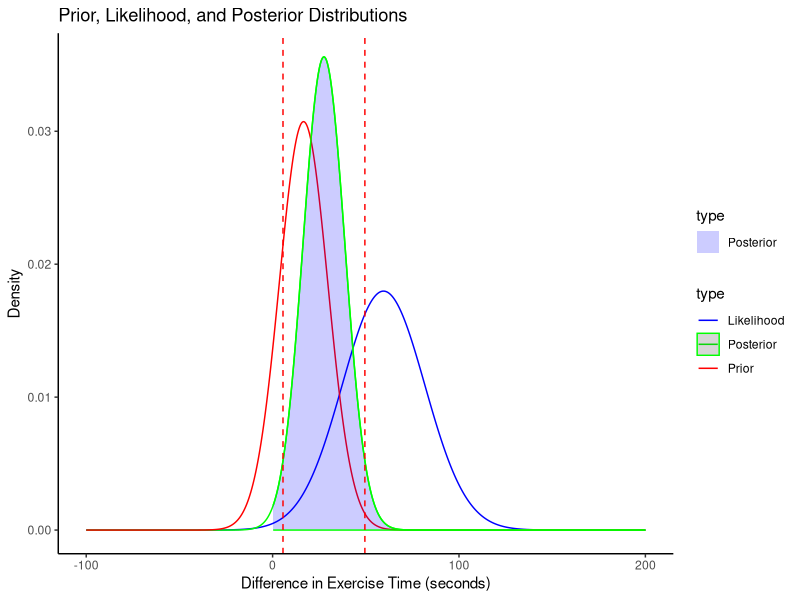

The R source for this figure:
## ---- chunk 1
knitr::opts_chunk$set(echo = TRUE)
## ---- chunk 2
# Load necessary libraries
library(ggplot2)

# Prior information based on historical data (2018 group)
prior_mean_diff <- 16.6  # Mean difference in exercise time (PCI - Placebo)
prior_ci_width <- 42.0 - (-8.9)  # Width of the CI
prior_sd_diff <- (prior_ci_width / 2) / 1.96  # Estimating SD from CI

# Likelihood information based on new data (2023 group)
likelihood_mean_diff <- 59.5  # Mean difference in exercise time (PCI - Placebo)
likelihood_ci_width <- 103 - 16  # Width of the CI
likelihood_sd_diff <- (likelihood_ci_width / 2) / 1.96  # Estimating SD from CI

# Posterior distribution calculations
posterior_variance_diff <- 1 / ((1 / prior_sd_diff^2) + (1 / likelihood_sd_diff^2))
posterior_mean_diff <- posterior_variance_diff * ((prior_mean_diff / prior_sd_diff^2) + (likelihood_mean_diff / likelihood_sd_diff^2))
posterior_sd_diff <- sqrt(posterior_variance_diff)

# Generating data for plotting
x_values <- seq(-100, 200, length.out = 1000)
prior_data <- data.frame(x = x_values, y = dnorm(x_values, mean = prior_mean_diff, sd = prior_sd_diff), type = "Prior")
likelihood_data <- data.frame(x = x_values, y = dnorm(x_values, mean = likelihood_mean_diff, sd = likelihood_sd_diff), type = "Likelihood")
posterior_data <- data.frame(x = x_values, y = dnorm(x_values, mean = posterior_mean_diff, sd = posterior_sd_diff), type = "Posterior")

# Combine data
combined_data <- rbind(prior_data, likelihood_data, posterior_data)

# Calculate the 95% credible intervals for the posterior
ci_lower <- posterior_mean_diff - qnorm(0.975) * posterior_sd_diff
ci_upper <- posterior_mean_diff + qnorm(0.975) * posterior_sd_diff

# Plotting the distributions with 95% CIs and area greater than 0 shaded
ggplot(combined_data, aes(x = x, y = y, color = type)) +
  geom_line() +
  geom_ribbon(data = subset(combined_data, type == "Posterior" & x > 0), 
              aes(ymin = 0, ymax = y, fill = type), alpha = 0.2) +
  geom_vline(xintercept = ci_lower, linetype = "dashed", color = "red") +
  geom_vline(xintercept = ci_upper, linetype = "dashed", color = "red") +
  scale_color_manual(values = c("blue", "green", "red")) +
  scale_fill_manual(values = c("blue", "green", "red")) +
  xlab("Difference in Exercise Time (seconds)") +
  ylab("Density") + labs(scale="P(T>0|Data")+
  ggtitle("Prior, Likelihood, and Posterior Distributions") +
  theme_classic()
